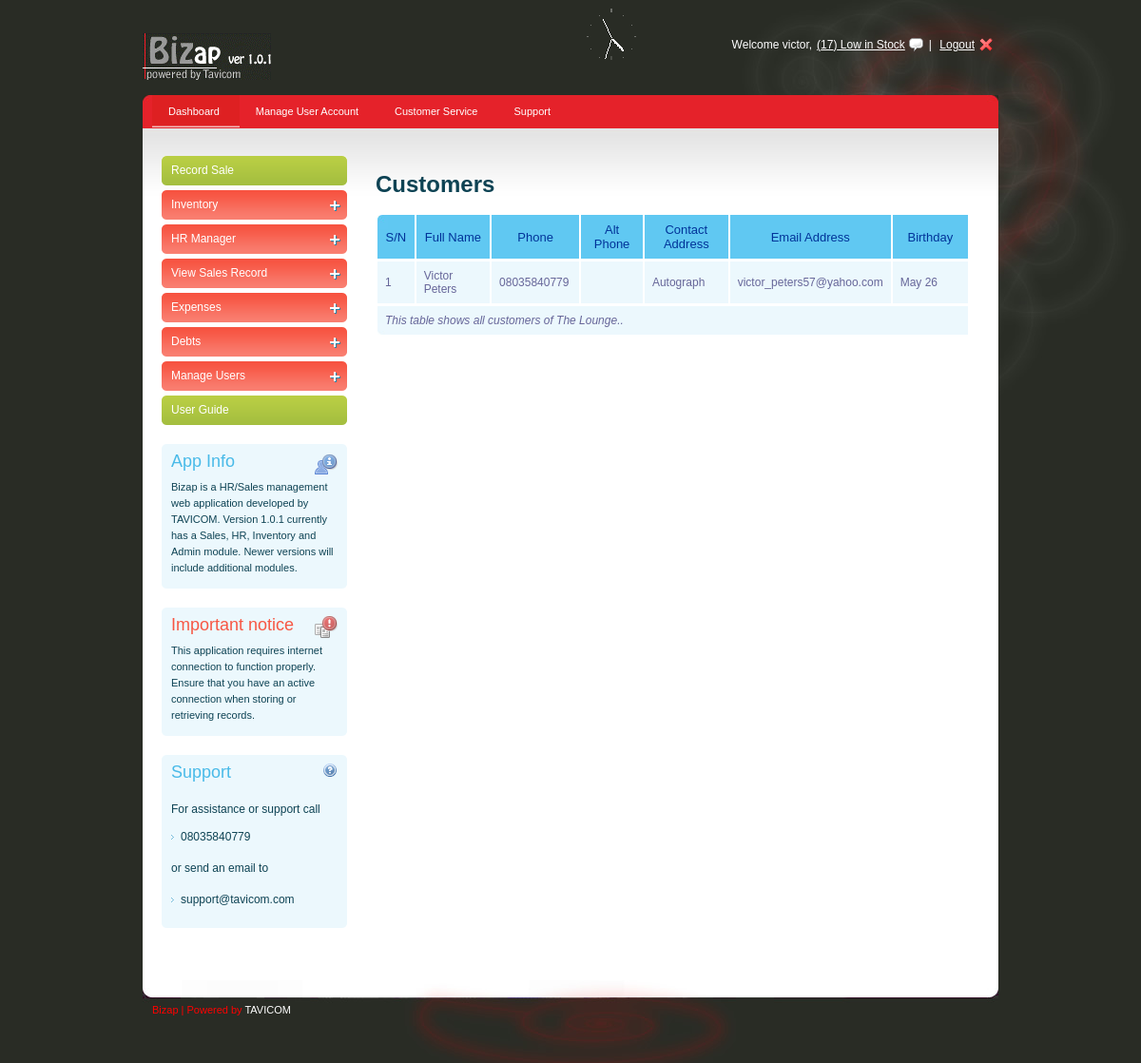
The app's page /viewmembers.php (signed in) with its own data.
### tables this page shows
CREATE TABLE IF NOT EXISTS `members` (
  `fullname` varchar(100) NOT NULL,
  `phone` varchar(100) NOT NULL,
  `altphone` varchar(100) NOT NULL,
  `address` varchar(300) NOT NULL,
  `email` varchar(100) NOT NULL,
  `birthmonth` varchar(20) NOT NULL,
  `birthday` int(10) NOT NULL,
  PRIMARY KEY (`fullname`)
);

### viewmembers.php (the view, shortened to what this page needs)
<?php session_start();
if(isset($_SESSION['validuser']))
{
	?>
<!DOCTYPE html PUBLIC "-//W3C//DTD XHTML 1.0 Transitional//EN" "http://www.w3.org/TR/xhtml1/DTD/xhtml1-transitional.dtd">
<html xmlns="http://www.w3.org/1999/xhtml">
<head>
<link rel="stylesheet" type="text/css" href="style.css" />
<link rel="stylesheet" type="text/css" media="all" href="niceforms-default.css" />
</head>
<body>
<div id="main_container">
	<?php include("header.inc");?>
    <div class="main_content">
                    <?php include("menunav.inc");?>
      <?php include("leftside.inc");?>
    <div class="right_content">
     <h1>Customers</h1>
<table id="rounded-corner" summary="">
    <thead>
    	<tr>
        	<th width="40" class="rounded-company" scope="col">S/N</th>
            <th width="148" class="rounded" scope="col">Full Name</th>
            <th width="85" class="rounded" scope="col">Phone</th>
            <th width="85" class="rounded" scope="col">Alt Phone</th>
            <th width="125" class="rounded" scope="col">Contact Address</th>
            <th width="114" class="rounded" scope="col">Email Address</th>
             <th width="114" class="rounded" scope="col">Birthday</th>
            </tr>
    </thead>
    <?php
 $query = "SELECT *
FROM members
ORDER BY fullname";
$results = mysql_query($query);
$noofrows = mysql_num_rows($results);
if($noofrows>0)
{
 	$count = 1;
	while($row = mysql_fetch_array($results))
    {
	echo("<tr><td>".$count."</td><td>".$row[0]."</td><td>".$row[1]."</td><td>".$row[2]."</td><td>".$row[3]."</td><td>".$row[4]."</td><td>".$row[5]." ".$row[6]."</td></tr>");
	$count++;
	}
}
?>
        <tfoot>
    	<tr>
        	<td colspan="7" class="rounded-foot-left"><em>This table shows all customers of The Lounge..</em></td>
        	</tr>
    </tfoot>
</table>
    <h2><br />
      </h2>
    </div>
  </div>
    </div>
    <?php include("footer.inc");?>
</div>
</body>
</html>
<?php
}
else
{
header("Location: index3.php?message=You must login to use this software!!!");
				exit;
	}
 ?>

### style.css (style rules this page uses)
body { background:url(images/bg.jpg) no-repeat center top #310b28; font-family:Arial, Helvetica, sans-serif; padding:0; font-size:12px; margin:0 auto; color: #0e4354; }
h2 { font-size:18px; color:#256c89; font-weight:normal; padding:0px 0 15px 0; margin:0px; clear:both; }
#main_container { margin:0 auto; width:900px; padding:0px 0 0px 0; }
.main_content { margin:0 auto; width:900px; height:auto; padding:0px 0 50px 0; background:url(images/menu_bg.jpg) no-repeat center top #fff; }
.right_content { width:625px; float:left; padding:30px 0 0 30px; }
#rounded-corner thead th.rounded-company { width:26px; background: #60c8f2 url('images/left.jpg') left top no-repeat; }
#rounded-corner th { padding: 8px; font-weight: normal; font-size: 13px; color: #039; background: #60c8f2; }
#rounded-corner td { padding: 8px; background: #ecf8fd; border-top: 1px solid #fff; color: #669; }
#rounded-corner tfoot td.rounded-foot-left { background: #ecf8fd url('images/botleft.jpg') left bottom no-repeat; }

### records on screen
members: fullname "Victor Peters", phone "08035840779", address "Autograph", email "victor_peters57@yahoo.com", birthmonth "May", birthday "26"

### other values on screen
$currentuser "victor"
$mynoofrows "17"
